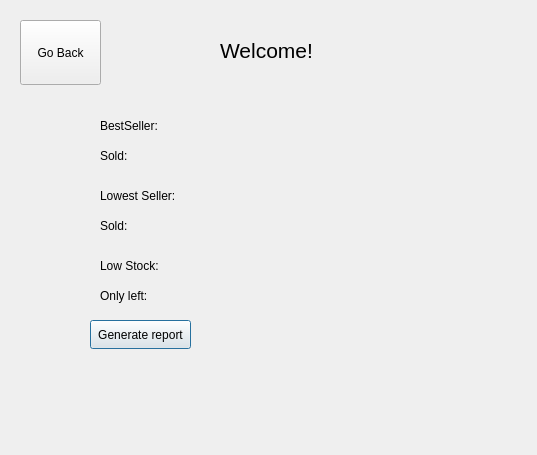
<?xml version="1.0" encoding="UTF-8"?>
<ui version="4.0">
 <class>Dashboard</class>
 <widget class="QDialog" name="Dashboard">
  <property name="geometry">
   <rect>
    <x>0</x>
    <y>0</y>
    <width>537</width>
    <height>455</height>
   </rect>
  </property>
  <property name="windowTitle">
   <string>Dialog</string>
  </property>
  <widget class="QPushButton" name="pushButton_Report">
   <property name="geometry">
    <rect>
     <x>90</x>
     <y>320</y>
     <width>101</width>
     <height>29</height>
    </rect>
   </property>
   <property name="text">
    <string>Generate report</string>
   </property>
  </widget>
  <widget class="QLabel" name="label_BestSeller">
   <property name="geometry">
    <rect>
     <x>100</x>
     <y>110</y>
     <width>181</width>
     <height>31</height>
    </rect>
   </property>
   <property name="text">
    <string>BestSeller:</string>
   </property>
  </widget>
  <widget class="QLabel" name="label_lowesrSeller">
   <property name="geometry">
    <rect>
     <x>100</x>
     <y>180</y>
     <width>221</width>
     <height>31</height>
    </rect>
   </property>
   <property name="text">
    <string>Lowest Seller: </string>
   </property>
  </widget>
  <widget class="QLabel" name="label_LowStock">
   <property name="geometry">
    <rect>
     <x>100</x>
     <y>250</y>
     <width>251</width>
     <height>31</height>
    </rect>
   </property>
   <property name="text">
    <string>Low Stock: </string>
   </property>
  </widget>
  <widget class="QLabel" name="label_BestSellerSold">
   <property name="geometry">
    <rect>
     <x>100</x>
     <y>140</y>
     <width>171</width>
     <height>31</height>
    </rect>
   </property>
   <property name="text">
    <string>Sold: </string>
   </property>
  </widget>
  <widget class="QLabel" name="label_LowestSellerSold">
   <property name="geometry">
    <rect>
     <x>100</x>
     <y>210</y>
     <width>171</width>
     <height>31</height>
    </rect>
   </property>
   <property name="text">
    <string>Sold: </string>
   </property>
  </widget>
  <widget class="QLabel" name="label_OnlyLeft">
   <property name="geometry">
    <rect>
     <x>100</x>
     <y>280</y>
     <width>171</width>
     <height>31</height>
    </rect>
   </property>
   <property name="text">
    <string>Only left: </string>
   </property>
  </widget>
  <widget class="QPushButton" name="goBackPushButton">
   <property name="geometry">
    <rect>
     <x>20</x>
     <y>20</y>
     <width>81</width>
     <height>65</height>
    </rect>
   </property>
   <property name="minimumSize">
    <size>
     <width>65</width>
     <height>65</height>
    </size>
   </property>
   <property name="text">
    <string>Go Back</string>
   </property>
  </widget>
  <widget class="QLabel" name="label">
   <property name="geometry">
    <rect>
     <x>220</x>
     <y>20</y>
     <width>121</width>
     <height>61</height>
    </rect>
   </property>
   <property name="font">
    <font>
     <pointsize>16</pointsize>
    </font>
   </property>
   <property name="text">
    <string>Welcome!</string>
   </property>
  </widget>
 </widget>
 <resources/>
 <connections/>
</ui>
